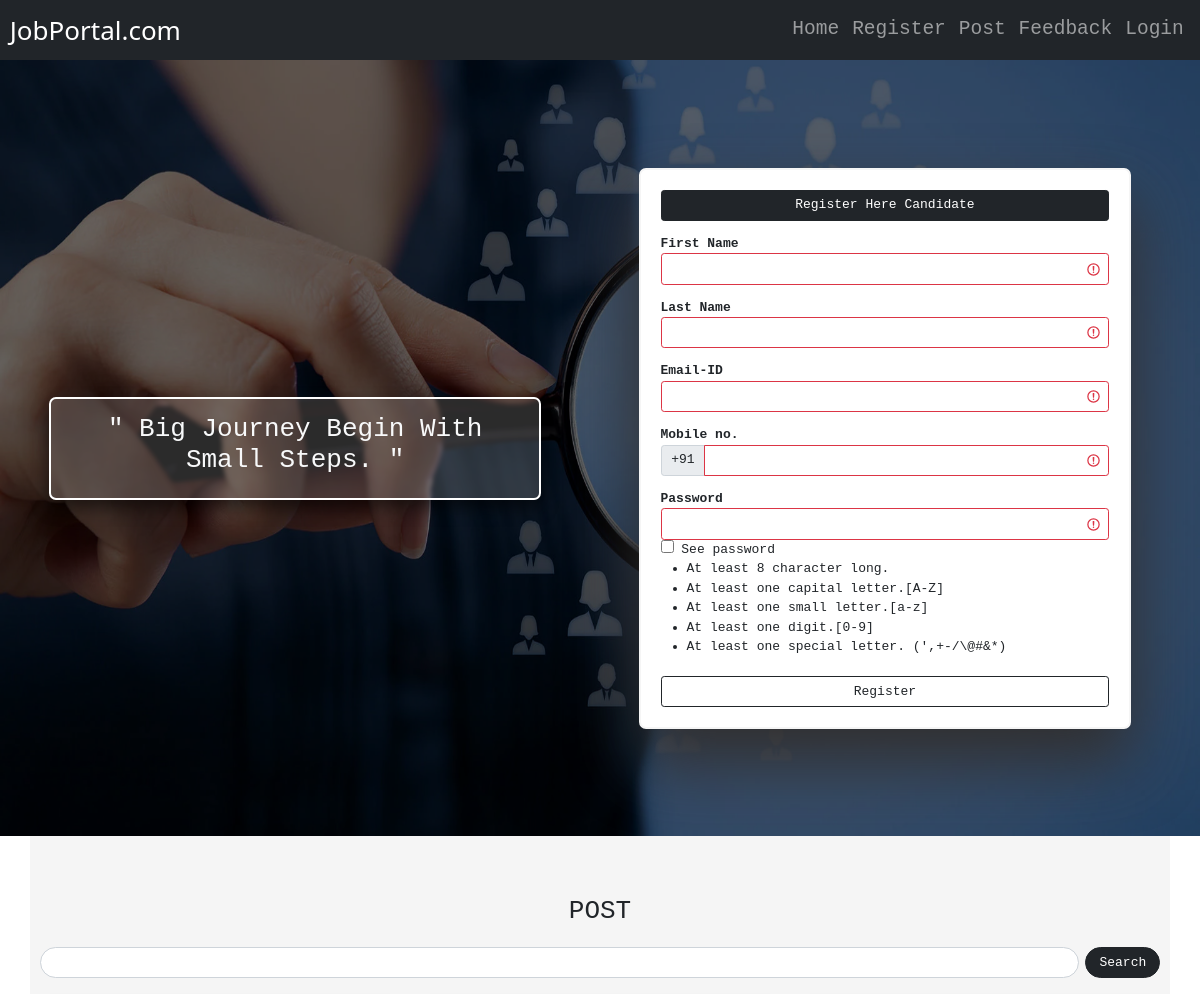
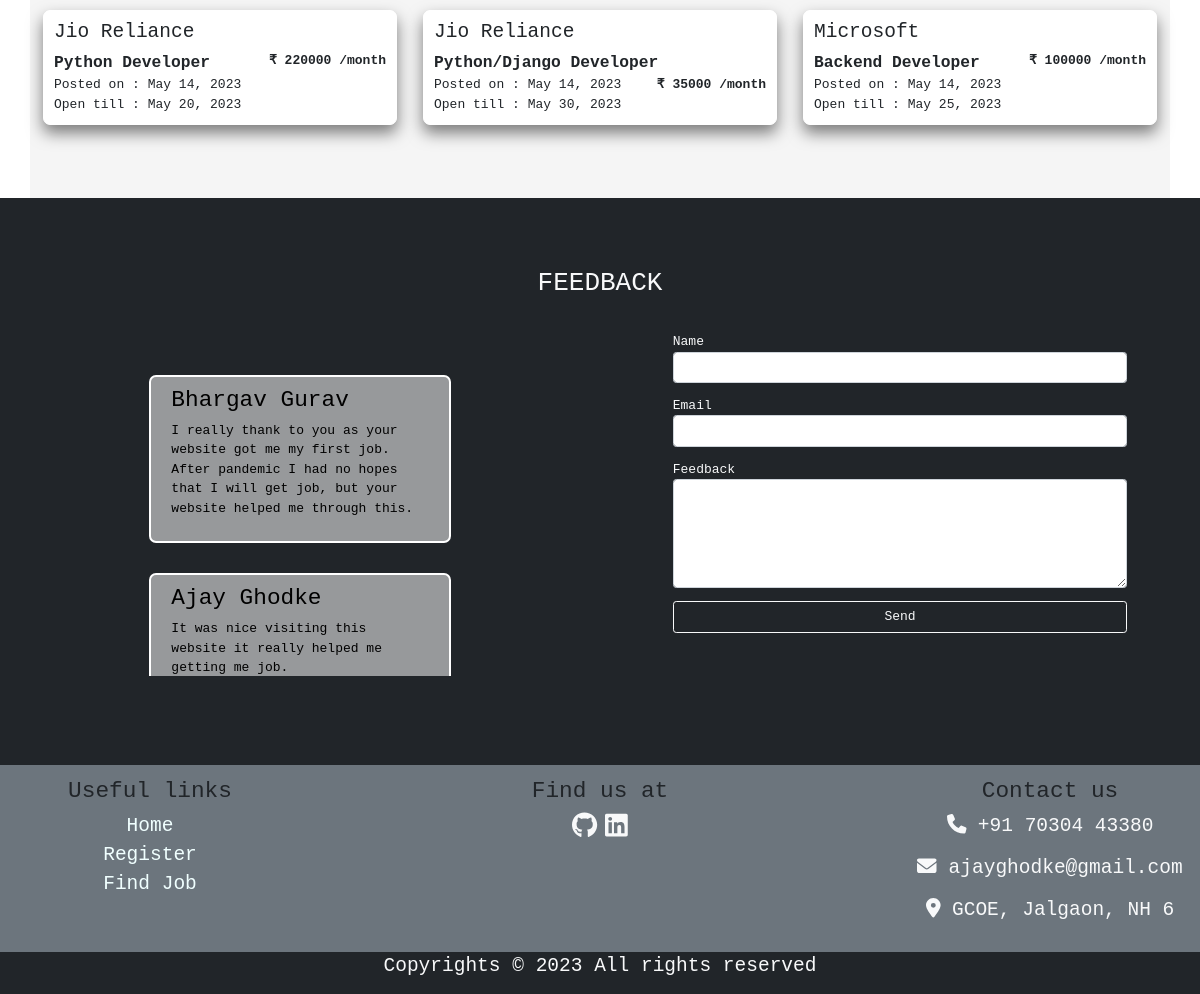
The page / on the database its author committed (2 pictures, top to bottom).
### App/models.py (models this page shows, shortened)
class Job_Post(models.Model):
    user = models.ForeignKey("Recruiter", on_delete=models.CASCADE)
    post = models.CharField(max_length=50)
    salary = models.IntegerField()
    description = models.TextField()
    posted_on = models.DateField()
    upto = models.DateField()

class Recruiter(models.Model):
    user = models.OneToOneField(User, on_delete=models.CASCADE)
    phone = models.CharField(max_length=13)
    company = models.CharField(max_length=50)
    def __str__(self):
        return self.company

class Feedback(models.Model):
    name = models.CharField(max_length=50)
    email = models.EmailField(max_length=254)
    feedback = models.TextField()

### App/views.py (the view, shortened to what this page needs)
# urls.py: path('', views.home, name='home'),
def home(request):
    feeds = Feedback.objects.all()
    jobs = list(Job_Post.objects.all())
    today = datetime.now().strftime("%Y-%m-%d")
    today = datetime.date(datetime.strptime(today, "%Y-%m-%d"))
    for i in jobs:
        if today - i.upto >= timedelta(5):
            print(i.post)
            i.delete()
    return render(request, 'home.html', {'jobs' : jobs, 'feedbacks' : feeds, 'today' : today})

### App/templates/home.html (shortened to what this page needs)
{% extends 'base.html' %}
{% load static %}
{% block data %}
{% if not user.is_authenticated %}
<div class="container-fluid home-container">
    <div class="row d-flex justify-content-around align-items-center">
            <div class="col-md-5 m-md-1 text-light text-center quote-box" data-aos="fade-up" data-aos-duration="1000" data-aos-easing="ease-in-sine">
                <p class="h2">&QUOT; Big Journey Begin With Small Steps. &QUOT;</p>
            </div>
            {% if not user.is_authenticated %}
            <div class="col-md-5 col-sm-7 col-11 m-md-1 p-4 form-div" data-aos="zoom-in" data-aos-duration="1500" data-aos-delay="1000" data-aos-easing="ease-in-sine">
                <form action="" method="post" class="was-validated" >
                    <div class="d-grid">
                        <button class="btn btn-dark">Register Here Candidate</button>
                    </div>
                    <div class="form-group mt-3">
                        <label for="" class="">First Name</label>
                        <input type="text" name="fname" class="form-control" id="" required>
                    </div>
                    <div class="form-group mt-3">
                        <label for="" class="">Last Name</label>
                        <input type="text" name="lname" class="form-control" id="" required>
                    </div>
                    <div class="form-group mt-3">
                        <label for="" class="">Email-ID</label>
                        <input type="email" name="email" class="form-control" id="" required>
                    </div>
                    <div class="form-group mt-3">
                        <label for="" class="">Mobile no.</label>
                        <div class="input-group">
                            <span class="input-group-text">+91 </span>
                            <input type="text" name="mobile" class="form-control" id="" required>
                        </div>
                    </div>
                    <div class="form-group mt-3">
                        <label for="" class="">Password</label>
                        <input type="password" name="password" class="form-control" id="password" required>
                    </div>
                    <input type="checkbox" name="" id="checker" onclick="PasswordChecker()"> See password
                    <ul>
                        <li>At least 8 character long.</li>
                        <li>At least one capital letter.[A-Z]</li>
                        <li>At least one small letter.[a-z]</li>
                        <li>At least one digit.[0-9]</li>
                        <li>At least one special letter. (',+-/\@#&*)</li>
                    </ul>
                    <div class="d-grid mt-4">
                        <button type="submit" class="btn btn-outline-dark">Register</button>
                    </div>
                </form>
            </div>
        {% endif %}
    </div>
</div>
{% endif %}
<section id="post">
    <div class="container job-post-container ">
        <p class="h2 text-center">POST</p>
        <div class="row py-3">
            <div class="col-12">
                <form action="\search\" method="post">{% csrf_token %}
                    <div class="form-group d-flex">
                        <input type="text" class="form-control rounded-pill" name="query">
                        <button class="btn btn-dark rounded-pill px-3 ms-2">Search</button>
                    </div>
                </form>
            </div>
        </div>
        <div class="row d-flex">
            {% now "Y-m-d" as todays_date %}
            {% for i in jobs %}
                <div class="col-lg-4 p-3">
                    {% if i.upto|date:"Y-m-d" > todays_date %}
                    <div  id="post-box" data-bs-toggle="modal" data-bs-target="#showPostModal{{i.pk}}">
                    {% else %}
                    <div  id="post-box">
                    {% endif %}
                        <h4>{{ i.user }}</h4>
                        <span style="font-weight: 800;" class="fs-5">{{ i.post }}</span> <span class="float-end"><b>₹ {{ i.salary }} /month </b></span>
                        <br>
                        <span>Posted on : {{ i.posted_on }}</span> <br>
                        <span>Open till : {{ i.upto }}</span> <br>
                    </div>
                </div>
            {% endfor %}
        </div>
    </div>
</section>
<section class="feedback-section" id="feedback">
    <div class="container-fluid feedback-container bg-dark text-light ">
      <p class="h2 text-center">FEEDBACK</p>
      <div class="row d-flex justify-content-around">
        <div class="col-lg-5 col-md-6 my-5" id="feed-scroll-container" >
            <div id='feed-scroll' >
                {% for i in feedbacks %}
                <div class="feedback text-light">
                    <h3>{{ i.name }}</h3>
                    <p>{{ i.feedback }}</p>
                </div>
                {% endfor %}
            </div>
        </div>
        <div class="col-lg-5 col-md-6">
          <form action="\feedback\" method="post" class="p-3">
            <div class="form-group mt-3">
              <label for="">Name</label>
              <input type="text" name="name" id="" class="form-control">
            </div>
            <div class="form-group mt-3">
              <label for="">Email</label>
              <input type="email" name="email" id="" class="form-control">
            </div>
            <div class="form-group mt-3">
              <label for="">Feedback</label>
              <textarea name="feedback" id="" class="form-control" rows="5"></textarea>
            </div>
            <div class="d-grid mt-3">
              <button class="btn btn-outline-light">Send</button>
            </div>
          </form>
        </div>
      </div>
    </div>
  </section>
{% endblock data %}

### App/templates/base.html (shortened to what this page needs)
{% load static %}
<!DOCTYPE html>
<html lang="en">
<head>
    {% block base-css %}
    <link rel="stylesheet" href="{% static 'css/base.css' %}">
    {% endblock %}
    <link href="https://cdn.jsdelivr.net/npm/bootstrap@5.0.2/dist/css/bootstrap.min.css" rel="stylesheet">
    <link rel="stylesheet" href="https://cdnjs.cloudflare.com/ajax/libs/font-awesome/4.7.0/css/font-awesome.min.css">
    <link rel="stylesheet" href="https://cdnjs.cloudflare.com/ajax/libs/aos/2.3.4/aos.css" />
</head>
<body>
    <nav class="navbar navbar-expand-lg navbar-dark bg-dark sticky-top">
        <div class="container-fluid">
          <a class="navbar-brand" href="#" style="font-family:'Segoe UI', Tahoma, Geneva, Verdana, sans-serif;">JobPortal.com</a>
          <div class="collapse navbar-collapse" id="navbarSupportedContent">
            <ul class="navbar-nav ms-auto mb-2 mb-lg-0">
              <li class="nav-item">
                <a class="nav-link" aria-current="page" href="{% url 'home' %}">Home</a>
              </li>
              {% if not user.is_authenticated %}
              <li class="nav-item">
                <a class="nav-link" aria-current="page" href="{% url 'registerRecruiter' %}" title="Registration for Job Poster">Register</a>
              </li>
              {% endif %}
              <li class="nav-item">
                <a class="nav-link" aria-current="page" href="{% url 'home' %}#post" title="Add job post">Post</a>
              </li>
              <li class="nav-item">
                <a class="nav-link" aria-current="page" href="{% url 'home' %}#feedback">Feedback</a>
              </li>
              {% if not user.is_authenticated %}
              <li class="nav-item">
                <a class="nav-link" aria-current="page" href="#" data-bs-toggle="modal" data-bs-target="#loginModal">Login</a>
              </li>
              {% else %}
              <li class="nav-item">
                <a class="nav-link" aria-current="page" href="{% url 'profile' %}" title="Profile"><i class="fas fa-user"></i></a>
              </li>
              {% endif %}
            </ul>
          </div>
        </div>
      </nav>
    {% block data %}
    {% endblock %}
    <div class="container-fluid bg-secondary" id="contact">
      <div class="row d-flex justify-content-between">
        <div class="col-md-3 p-3">
          <p class="fs-3 h5 text-center ">Useful links</p>
          <div class="text-center useful-link-div">
            <a href="#">Home</a>
            <a href="#">Register</a>
            <a href="#">Find Job</a>
          </div>
        </div>
        <div class="col-md-3 p-3">
          <p class="fs-3 h5 text-center">Find us at</p>
          <div class="text-center text-light">
            <a href="" class=" text-light"><i class="fa-brands fa-github fs-2"></i></a>
            <a href="" class=" text-light"><i class="fa-brands fa-linkedin fs-2"></i></a>
          </div>
        </div>
        <div class="col-md-3 p-3">
          <p class="fs-3 h5 text-center">Contact us</p>
          <div class="text-center useful-link-div text-light">
            <p><i class="fa-solid fa-phone"></i> +91 70304 43380</p>
            <p><i class="fas fa-envelope"></i> ajayghodke@gmail.com</p>
            <p><i class="fas fa-location-dot"></i> GCOE, Jalgaon, NH 6</p>
          </div>
        </div>
      </div>
    </div>
    <div class="container-fluid bg-dark">
      <div class="row">
        <div class="col-12 text-center text-light">
          <p class="fs-4">Copyrights &copy; {% now 'Y' %} All rights reserved</p>
        </div>
      </div>
    </div>
</body>
</html>

### App/static/css/base.css (style rules this page uses)
* { font-family: monospace; box-sizing: border-box; margin: 0; padding: 0; }
.navbar-brand { font-size: 2rem !important; }
.navbar .nav-link { font-size: 1.5rem !important; }
.home-container { height: 97vh; position: relative; background-image: url('../images/home-bg.jpg'); background-position: center; background-size: 100% 100%; background-repeat: no-repeat; }
.home-container::before { content: ""; position: absolute; width: 100%; height: 100%; left: 0; top: 0; background: rgba(0, 0, 0, .6); }
.home-container .row { position: relative; height: 100%; width: 100%; }
.form-div { border: 2px solid whitesmoke; border-radius: 7px; background: white; backdrop-filter: blur(5px); box-shadow: 0 32px 64px 0 rgb(49, 47, 47); }
.form-div label { font-weight: 800; }
.home-container .quote-box { padding: 15px; box-shadow: 0 8px 16px 0 rgba(0, 0, 0, .5); background: rgba(255, 255, 255, 0.169); border: 2px solid white; border-radius: 7px; backdrop-filter: blur(2px); }
#post-box { box-shadow: 0 8px 16px 0 rgba(0, 0, 0, .5); background: white; border: 1px solid white; border-radius: 7px; padding: 10px; backdrop-filter: blur(15px); cursor: pointer; }
.job-post-container { padding-top: 60px; padding-bottom: 60px; position: relative; background-color: whitesmoke; }
.useful-link-div { display: flex; flex-direction: column; font-size: 1.5rem; }
.useful-link-div a { text-decoration: none; color: azure; font-size: 1.5rem; }
.feedback-container { padding: 70px 0 50px 0; }
#feed-scroll { overflow-y: auto; overflow-x: hidden; display: flex; flex-direction: column; align-items: center; height: 331px; padding: 15px 25px; }
#feed-scroll .feedback { height: 100%; width: 70% !important; border: 2px solid white; background-color: rgba(255, 255, 255, 0.534); color: black !important; border-radius: 7px; padding: 10px 20px 10px 20px; margin: 15px 0 15px 0; }

### rows shown on the page
Job_Post: user "Jio Reliance", post "Python Developer", salary "220000", posted_on "May 14, 2023", upto "May 20, 2023"
Job_Post: user "Jio Reliance", post "Python/Django Developer", salary "35000", posted_on "May 14, 2023", upto "May 30, 2023"
Job_Post: user "Microsoft", post "Backend Developer", salary "100000", posted_on "May 14, 2023", upto "May 25, 2023"
Feedback: name "Bhargav Gurav", feedback "I really thank to you as your website got me my first job. After pandemic I had no hopes that I will get job, but your website helped me through this."
Feedback: name "Ajay Ghodke", feedback "It was nice visiting this website it really helped me getting me job."
